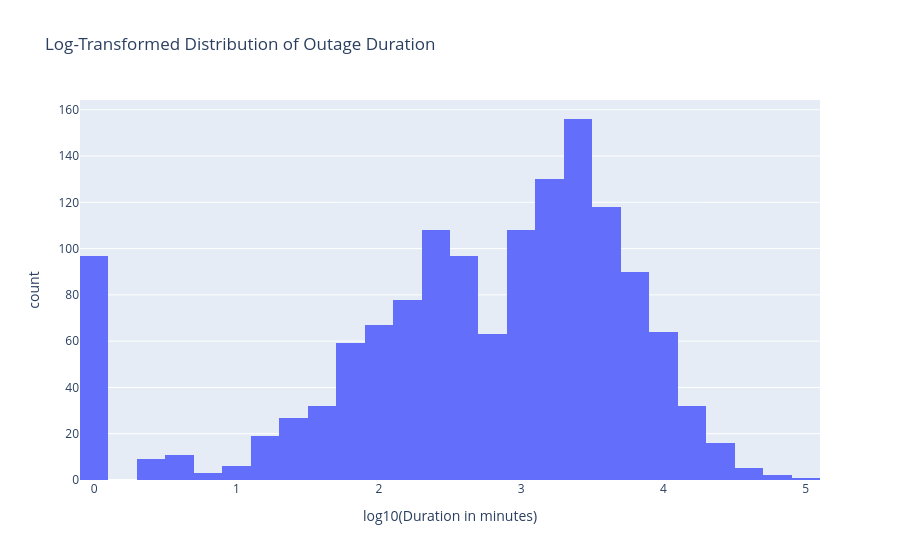

Notebook code for this chart:
### Markdown cell above
This plot shows how the number of major outages changes over time. There is a noticeable increase around 2010–2011, suggesting a period with more frequent outages.

### Code cell
df['OUTAGE.DURATION'] = pd.to_numeric(df['OUTAGE.DURATION'], errors='coerce')
df_log = df[df['OUTAGE.DURATION'] > 0].dropna(subset=['OUTAGE.DURATION'])
df_log['log_duration'] = np.log10(df_log['OUTAGE.DURATION'])
# remove zero durations and apply a log transform for a clearer distribution plot
fig = px.histogram(
    df_log,
    x='log_duration',
    nbins=50,
    title='Log-Transformed Distribution of Outage Duration',
    labels={'log_duration': 'log10(Duration in minutes)'}
)

fig.show()
fig.write_html("assets/duration_distribution.html", include_plotlyjs='cdn')

### Figure 1 — Plotly figure (JSON) as saved in the notebook; plotly's stock layout.template omitted (floating-point values rounded to 4 significant figures; data arrays with more than 128 entries replaced by an {"elided": "..."} marker saying what was removed)
{"data": [{"alignmentgroup": "True", "bingroup": "x", "hovertemplate": "log10(Duration in minutes)=%{x}<br>count=%{y}<extra></extra>", "legendgroup": "", "marker": {"color": "#636efa", "pattern": {"shape": ""}}, "name": "", "nbinsx": 50, "offsetgroup": "", "orientation": "v", "showlegend": false, "type": "histogram", "x": {"elided": "1398 float values"}, "xaxis": "x", "yaxis": "y"}], "layout": {"barmode": "relative", "legend": {"tracegroupgap": 0}, "title": {"text": "Log-Transformed Distribution of Outage Duration"}, "xaxis": {"anchor": "y", "domain": [0, 1], "title": {"text": "log10(Duration in minutes)"}}, "yaxis": {"anchor": "x", "domain": [0, 1], "title": {"text": "count"}}}}
